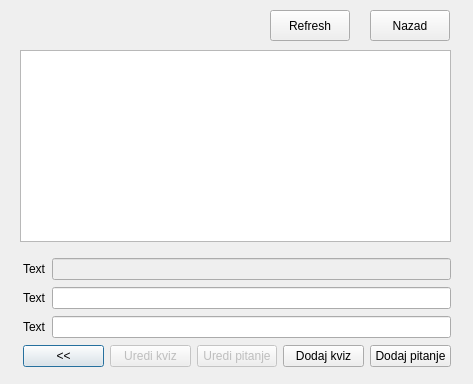
<?xml version="1.0" encoding="UTF-8"?>
<ui version="4.0">
 <class>kvizEdit</class>
 <widget class="QDialog" name="kvizEdit">
  <property name="geometry">
   <rect>
    <x>0</x>
    <y>0</y>
    <width>473</width>
    <height>384</height>
   </rect>
  </property>
  <property name="windowTitle">
   <string>Uredi kviz</string>
  </property>
  <property name="windowIcon">
   <iconset>
    <normaloff>../ipi.jpg</normaloff>../ipi.jpg</iconset>
  </property>
  <widget class="QTableView" name="tbl_kvizEdit">
   <property name="geometry">
    <rect>
     <x>20</x>
     <y>50</y>
     <width>431</width>
     <height>192</height>
    </rect>
   </property>
   <property name="sizeAdjustPolicy">
    <enum>QAbstractScrollArea::AdjustToContentsOnFirstShow</enum>
   </property>
  </widget>
  <widget class="QWidget" name="layoutWidget">
   <property name="geometry">
    <rect>
     <x>23</x>
     <y>257</y>
     <width>428</width>
     <height>115</height>
    </rect>
   </property>
   <layout class="QVBoxLayout" name="verticalLayout">
    <item>
     <layout class="QHBoxLayout" name="horizontalLayout">
      <item>
       <widget class="QLabel" name="lbl_ID">
        <property name="text">
         <string>Text</string>
        </property>
       </widget>
      </item>
      <item>
       <widget class="QLineEdit" name="txt_ID">
        <property name="enabled">
         <bool>false</bool>
        </property>
       </widget>
      </item>
     </layout>
    </item>
    <item>
     <layout class="QHBoxLayout" name="horizontalLayout_2">
      <item>
       <widget class="QLabel" name="lbl_na_pi">
        <property name="text">
         <string>Text</string>
        </property>
       </widget>
      </item>
      <item>
       <widget class="QLineEdit" name="txt_na_pi"/>
      </item>
     </layout>
    </item>
    <item>
     <layout class="QHBoxLayout" name="horizontalLayout_3">
      <item>
       <widget class="QLabel" name="lbl_pr_od">
        <property name="text">
         <string>Text</string>
        </property>
       </widget>
      </item>
      <item>
       <widget class="QLineEdit" name="txt_pr_od"/>
      </item>
     </layout>
    </item>
    <item>
     <layout class="QHBoxLayout" name="horizontalLayout_4">
      <item>
       <widget class="QPushButton" name="btn_back">
        <property name="text">
         <string>&lt;&lt;</string>
        </property>
       </widget>
      </item>
      <item>
       <widget class="QPushButton" name="btn_editKviz">
        <property name="enabled">
         <bool>false</bool>
        </property>
        <property name="text">
         <string>Uredi kviz</string>
        </property>
       </widget>
      </item>
      <item>
       <widget class="QPushButton" name="btn_editPitanje">
        <property name="enabled">
         <bool>false</bool>
        </property>
        <property name="text">
         <string>Uredi pitanje</string>
        </property>
       </widget>
      </item>
      <item>
       <widget class="QPushButton" name="btn_addKviz">
        <property name="text">
         <string>Dodaj kviz</string>
        </property>
       </widget>
      </item>
      <item>
       <widget class="QPushButton" name="btn_addPitanje">
        <property name="text">
         <string>Dodaj pitanje</string>
        </property>
       </widget>
      </item>
     </layout>
    </item>
   </layout>
  </widget>
  <widget class="QPushButton" name="btn_nazad">
   <property name="geometry">
    <rect>
     <x>370</x>
     <y>10</y>
     <width>80</width>
     <height>31</height>
    </rect>
   </property>
   <property name="text">
    <string>Nazad</string>
   </property>
  </widget>
  <widget class="QPushButton" name="btn_refresh">
   <property name="geometry">
    <rect>
     <x>270</x>
     <y>10</y>
     <width>80</width>
     <height>31</height>
    </rect>
   </property>
   <property name="text">
    <string>Refresh</string>
   </property>
  </widget>
 </widget>
 <resources/>
 <connections/>
</ui>
